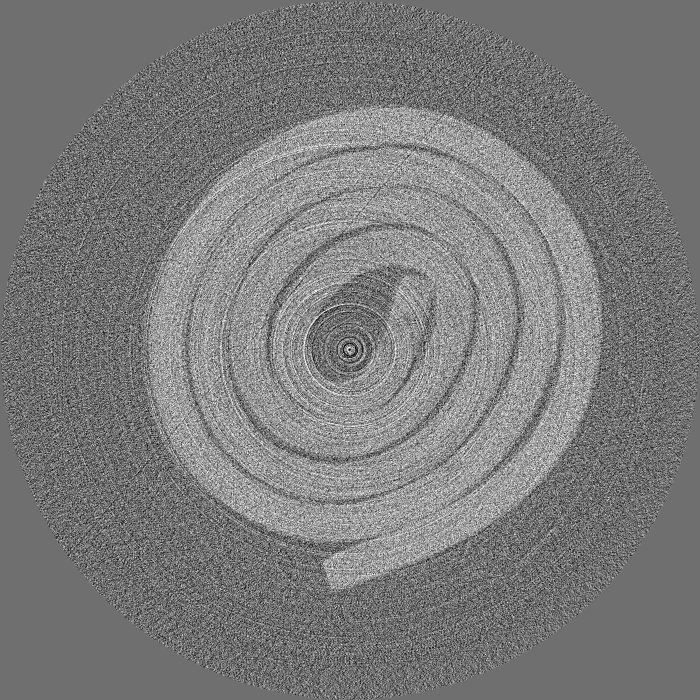
#> input picture Exercises/03-ImageEnhancement/data/scroll.tif, 1400 x 1400 px (shown at 1/2 size)
$ jupyter execute --allow-errors 03-Exercise1.ipynb   (shell and % lines are left out)
#> lines starting #> are read from the running program, lines starting #| are printed output that depends on the picture
# Exercise 1

## Import Libraries
Python requires importing libraries and functions you need to access specific tools like science (scipy), linear algebra (numpy), and graphics (matplotlib). These libraries can be installed using the ```pip``` command line tool. Alternatively you can install an python distribution like [Anaconda](https://www.continuum.io/downloads) or [Canopy](https://www.enthought.com/products/canopy/)  which have these and many other standard package pre-installed.

[cell 1]
import matplotlib.pyplot as plt # plotting
from skimage.io import imread # read in images
import numpy as np # linear algebra / matrices
from matplotlib.patches import Rectangle
# make the notebook interactive
from ipywidgets import interact, interactive, fixed
import ipywidgets as widgets #add new widgets
from IPython.display import display
class idict(dict):
    def __init__(self,*args,**kwargs) : dict.__init__(self,*args,**kwargs)
    def __str__(self): return 'ImageDictionary'
    def __repr__(self): return 'ImageDictionary'

## Load Images
Make sure you extract the ```matlab.zip``` file to the same directory as this notebook so there is a ```data/``` directory (or fix the paths after the ```imread``` command

[cell 2]
a=imread('data/scroll.tif')
#> a is the input picture: shape (1400, 1400) uint16; min 0, max 65535, mean 31527.5
b=imread('data/wood.tif')
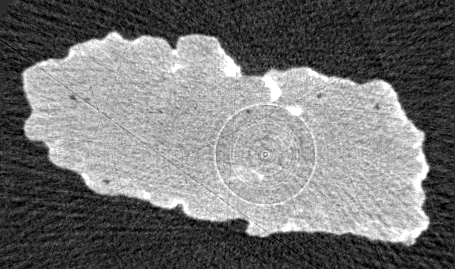
#> input picture Exercises/03-ImageEnhancement/data/wood.tif, 455 x 269 px
#> b is the input picture: shape (269, 455) uint16; min 0, max 65535, mean 29695.4
c=imread('data/asphalt_gray.tif')
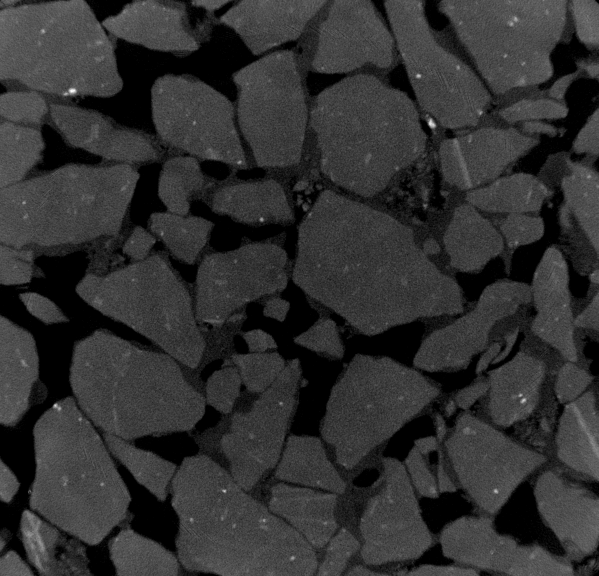
#> input picture Exercises/03-ImageEnhancement/data/asphalt_gray.tif, 1197 x 1152 px (shown at 1/2 size)
#> c is the input picture: shape (1152, 1197); min 0, max 255, mean 49.5

## Showing images

[cell 3]
# setup the plotting environment
plt.imshow(a, cmap = 'gray'); # show a single image
#> (this line was passed over: IPython is not available in this run)

### Subplots
Here we show multiple subplots within a single figure

#> (a cell that did not finish here is left out)

## Compute SNR
We can compute the SNR by looking at the ratio of the mean to the standard deviation in a region that is supposed to be constant

$$ SNR = \frac{\mu_{img}}{\sigma_{img}} $$

[cell 5]
# Identify the region
x1 = 75
x2 = 200
y1 = 875
y2 = 1000

#> (the rest of this cell did not finish here and is left out)

## __Tasks__
1. Find a second region in a
1. Repeat the procedure with images b and c

# Exercise 2
Test filter performance for different SNR and filter types. We will here focus on the uniform convolution filter kernel and the median filter.

The first step is to create a set of noisy images based on the clean image ```data/testpattern.png```.

[cell 6]
d=np.mean(imread('data/testpattern.png'),2)
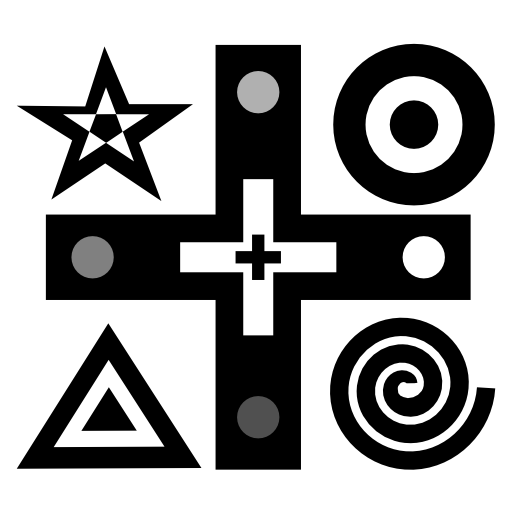
#> input picture Exercises/03-ImageEnhancement/data/testpattern.png, 512 x 512 px
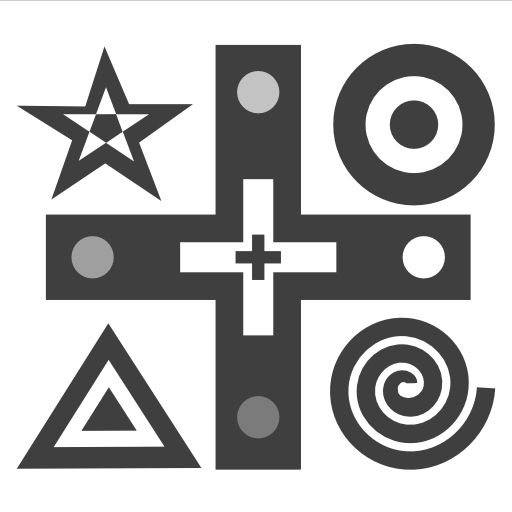
#> d: shape (512, 512) float64; min 63.75, max 255, mean 181.8
plt.imshow(d, cmap= 'gray');
#> (this line was passed over: IPython is not available in this run)
#> the sliders are set to scale_100 = 0.5, scale_10 = 5.0, scale_5 = 25.0, scale_2 = 50.0, scale_1 = 100.0

Next step is to create a dictionary of noisy images with different SNR, e.g. SNR=1,2,5,10,20,100. Use additive white Gaussian noise.
The random number generator is imported from numpy ```import numpy.random.normal as normal```.

[cell 7]
from numpy.random import randn

def show_noisy_images(scale_100, scale_10, scale_5, scale_2, scale_1):
    fig, ((ax1,ax2,ax3),(ax4,ax5,ax6)) = plt.subplots(2, 3, figsize=(8.5,5))
    ax1.imshow(d)
    ax1.set_title('Original')

    d_snr100=d.copy()+scale_100*randn(*d.shape);
    ax2.imshow(d_snr100)
    ax2.set_title('SNR 100')


    d_snr10=d.copy()+scale_10*randn(*d.shape);
    ax3.imshow(d_snr10)
    ax3.set_title('SNR 10')

    scale = 100
    d_snr5=d.copy()+scale_5*randn(*d.shape);
    ax4.imshow(d_snr5)
    ax4.set_title('SNR 5')

    scale = 1000
    d_snr2=d.copy()+scale_2*randn(*d.shape);
    ax5.imshow(d_snr2)
    ax5.set_title('SNR 2')

    scale = 5000
    d_snr1=d.copy()+scale_1*randn(*d.shape);
    ax6.imshow(d_snr1)
    ax6.set_title('SNR 1')
    return idict({1: d_snr1, 2: d_snr2, 5: d_snr5, 10: d_snr10, 100: d_snr100})
#> (the rest of this cell did not finish here and is left out)

[cell 8]
SNRs = [1.0,2.0,5.0,10.0,20.0,100.0]
noisy_images = {}

#> (the rest of this cell did not finish here and is left out)

#> (a cell that did not finish here is left out)

# Filter the images
You can read about the standard filters in scipy by looking at the documentation in http://docs.scipy.org/doc/scipy-0.14.0/reference/ndimage.html#module-scipy.ndimage.filters alternatively more (different) filters are available using scikit image or OpenCV for the more advanced students

## Uniform Filters
Check the uniform filter documentation for reference:
http://docs.scipy.org/doc/scipy-0.14.0/reference/generated/scipy.ndimage.filters.uniform_filter.html#scipy.ndimage.filters.uniform_filter

In this example we explore how the filter width of a uniform filter affects the image quality of the noisy test images we created earlier. Pay attention to how the SNR improves with the filter size and what the effect is on the edges in the image.

The code below is mainly about showing the results. The important lines are commented.

[cell 10]
from scipy.ndimage.filters import uniform_filter

# Size of the filter windows. You can select different filter sizes if you like.
# Always use odd numbers for the filter size unless you have a good reason.
N=[3,5,7];

#> (the rest of this cell did not finish here and is left out)

## Median Filter
Complete the same exercise as before using the median filter. Docs:
http://docs.scipy.org/doc/scipy-0.14.0/reference/generated/scipy.ndimage.filters.median_filter.html#scipy.ndimage.filters.median_filter

Do you notice a difference? If, yes for which SNR and filter sizes?

[cell 11]
# insert your code here

## Exercise 3 - Diffusion filter
The diffusion filter is more complicated than the previous filters we have used. It is based on iteratively solving

$$\frac {\partial I}{\partial t}=\mathrm {div} \left(c(|\nabla (G_{\sigma }*I)|^{2})\nabla I\right)$$

for the image $I$.

The regularization function

$$G_{\sigma }=C{\sigma }^{-\left(1/2\right)}\exp \left(-|x|^{2}/4{\sigma }\right)$$

is used to reduce the impact of noise in the diffusivity function. In a second step you will implement this smoothing in the filter code.

[cell 12]
def anisodiff(img,niter=1,kappa=50,gamma=0.1,step=(1.,1.),sigma=0.0,option=1,ploton=False):
    """
    Anisotropic diffusion.

    Usage:
    imgout = anisodiff(im, niter, kappa, gamma, option)

    Arguments:
            img    - input image
            niter  - number of iterations
            kappa  - conduction coefficient 20-100 ?
            gamma  - max value of .25 for stability
            step   - tuple, the distance between adjacent pixels in (y,x)
            option - 1 Perona Malik diffusion equation No 1
                     2 Perona Malik diffusion equation No 2
            ploton - if True, the image will be plotted on every iteration

    Returns:
            imgout   - diffused image.

    kappa controls conduction as a function of gradient.  If kappa is low
    small intensity gradients are able to block conduction and hence diffusion
    across step edges.  A large value reduces the influence of intensity
    gradients on conduction.

    gamma controls speed of diffusion (you usually want it at a maximum of
    0.25)

    step is used to scale the gradients in case the spacing between adjacent
    pixels differs in the x and y axes

    Diffusion equation 1 favours high contrast edges over low contrast ones.
    Diffusion equation 2 favours wide regions over smaller ones.

    Reference:
    P. Perona and J. Malik.
    Scale-space and edge detection using ansotropic diffusion.
    IEEE Transactions on Pattern Analysis and Machine Intelligence,
    12(7):629-639, July 1990.

    Original MATLAB code by Peter Kovesi
    School of Computer Science & Software Engineering
    The University of Western Australia
    pk @ csse uwa edu au
    <http://www.csse.uwa.edu.au>

    Translated to Python and optimised by Alistair Muldal
    Department of Pharmacology
    University of Oxford
    <alistair.muldal@pharm.ox.ac.uk>

    June 2000  original version.
    March 2002 corrected diffusion eqn No 2.
    July 2012 translated to Python

    February 2020 Revised for Python 3.6 / A. Kaestner
    """

    # ...you could always diffuse each color channel independently if you
    # really want
    if img.ndim == 3:
        warnings.warn("Only grayscale images allowed, converting to 2D matrix")
        img = img.mean(2)

    # initialize output array
    img = img.astype('float32')
    imgout = img.copy()

    # initialize some internal variables
    deltaS = np.zeros_like(imgout)
    deltaE = deltaS.copy()
    NS = deltaS.copy()
    EW = deltaS.copy()
    gS = np.ones_like(imgout)
    gE = gS.copy()

    # create the plot figure, if requested
    if ploton:
        import matplotlib.pyplot as plt
        from time import sleep

        plt.figure(figsize=(20,5.5),num="Anisotropic diffusion")
        plt.subplot(1,3,1)
        plt.imshow(img,interpolation='nearest')
        plt.title('Original')
        plt.colorbar()


    for ii in np.arange(0,niter):
        smoothimgout = imgout

        if sigma != 0 :
            smoothimgout = imgout         ###### Introduce gradient smoothing here

        # calculate the diffs
        deltaS[:-1,: ] = np.diff(smoothimgout,axis=0)
        deltaE[: ,:-1] = np.diff(smoothimgout,axis=1)


        # conduction gradients (only need to compute one per dim!)
        if option == 1:
            gS = np.exp(-(deltaS/kappa)**2.)/step[0]
            gE = np.exp(-(deltaE/kappa)**2.)/step[1]
        elif option == 2:
            gS = 1./(1.+(deltaS/kappa)**2.)/step[0]
            gE = 1./(1.+(deltaE/kappa)**2.)/step[1]

        # update matrices
        E = gE*deltaE
        S = gS*deltaS

        # subtract a copy that has been shifted 'North/West' by one
        # pixel. don't as questions. just do it. trust me.
        NS[:] = S
        EW[:] = E
        NS[1:,:] -= S[:-1,:]
        EW[:,1:] -= E[:,:-1]

        # update the image
        imgout += gamma*(NS+EW)

    if ploton:
        iterstring = "Iteration %i" %(ii+1)
        plt.subplot(1,3,2)
        plt.imshow(imgout)
        plt.title(iterstring)

        plt.subplot(1,3,3)
        plt.imshow(img-imgout)
        plt.title('Difference before - after')


    return imgout

### Part 3.1 Find filter parameters
__Task:__ Tune the filter parameters for the three experiment images.
In this exercise you need to find the parameters to suppress the noise in the image.
__Hint:__ compute the histogram of the gradient image, this will guide you. A very important parameter is $\kappa$ that acts a sensitivity threshold on the gradient contribution. The solution time  i.e. $n_{iter} \times step$ also plays a role in the filter strength.

There are two conductivity controlling functions

$$c_1(x)=e^{-(x/\kappa)^2.}$$

and

$$c_2(x)=\frac{1}{1+(x/\kappa)^2}$$

Plot these with the histogram of the gradient image to better understand how to set $\kappa$.

[cell 13]
from skimage.filters import sobel # the sobel filter computes the absolute gradient of an image.

edge_magnitude = sobel(a)
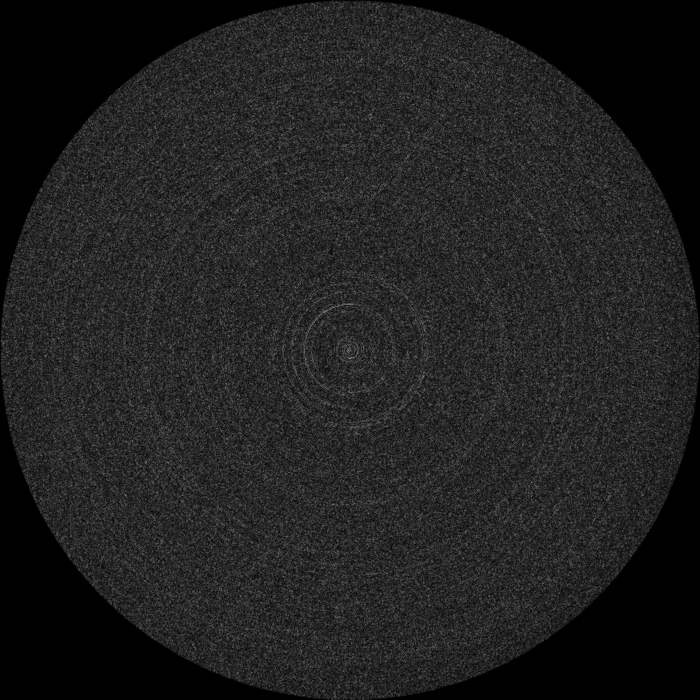
#> edge_magnitude: shape (1400, 1400) float64 (shown at 1/2 size); min 0, max 0.736, mean 0.127

#> (the rest of this cell did not finish here and is left out)

Great values in this histogram are asociated with the edges. As you can see, there is not very much edge information in this image. The purpose of the conductivity function is to stop the diffusion the edges and only let it act

[cell 14]
niter=10
kappa=50
gamma=0.1
step=(0.25, 0.25)
option=2  # select weighing equation
ploton=True
res=anisodiff(img=a, niter=niter, kappa=kappa, gamma=gamma, step=step, option=option,ploton=ploton)
